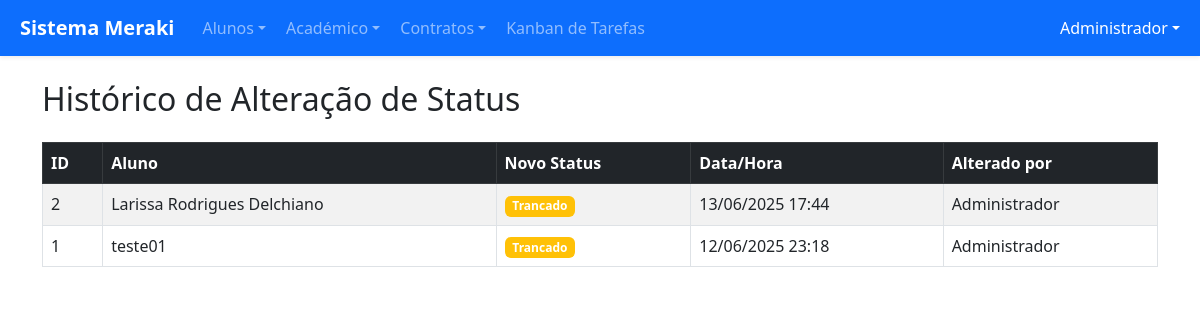
Screenshot of /log_alunos.php (signed in) with the database file from the repository.
### tables this page shows
CREATE TABLE `log_status_aluno` (
  `id` int(11) NOT NULL,
  `aluno_id` int(11) NOT NULL,
  `status_novo` varchar(20) NOT NULL,
  `data_acao` datetime NOT NULL DEFAULT CURRENT_TIMESTAMP,
  `usuario_id` int(11) DEFAULT NULL
);

CREATE TABLE `alunos` (
  `id` int(11) NOT NULL,
  `nome` varchar(100) NOT NULL,
  `codigo_original` varchar(10) DEFAULT NULL,
  `turma_original` varchar(100) DEFAULT NULL,
  `idade` int(11) DEFAULT NULL,
  `telefone` varchar(20) DEFAULT NULL,
  `cpf` varchar(20) DEFAULT NULL,
  `senha` varchar(255) DEFAULT NULL,
  `foto_perfil` varchar(255) DEFAULT NULL,
  `pontos_fidelidade` int(11) DEFAULT '0',
  `responsavel` varchar(100) DEFAULT NULL,
  `telefone_responsavel` varchar(20) DEFAULT NULL,
  `status` varchar(30) DEFAULT NULL,
  `data_status` date DEFAULT NULL,
  `email` varchar(100) DEFAULT NULL,
  `data_nascimento` date DEFAULT NULL,
  `tipo_aluno_id` int(11) NOT NULL,
  `turma_id` int(11) DEFAULT NULL,
  `data_cadastro` datetime DEFAULT CURRENT_TIMESTAMP,
  `observacoes` text,
  `curso_id` int(11) DEFAULT NULL
);

CREATE TABLE `usuarios` (
  `id` int(11) NOT NULL,
  `user` varchar(50) NOT NULL,
  `passa` varchar(255) DEFAULT NULL,
  `nome` varchar(100) DEFAULT NULL,
  `cargo` varchar(50) DEFAULT NULL,
  `ativo` tinyint(1) DEFAULT '1',
  `ultimo_login` timestamp NULL DEFAULT NULL,
  `tentativas_login` int(11) DEFAULT '0',
  `bloqueado_ate` timestamp NULL DEFAULT NULL
);

### log_alunos.php (the view, shortened to what this page needs)
<?php
require 'conexao.php';
$sql = "
SELECT
    l.id,
    a.nome AS aluno_nome,
    l.status_novo,
    l.data_acao,
    u.nome AS usuario_nome
FROM log_status_aluno l
JOIN alunos a ON l.aluno_id = a.id
LEFT JOIN usuarios u ON l.usuario_id = u.id
ORDER BY l.data_acao DESC
LIMIT 100
";
$logs = $pdo->query($sql)->fetchAll(PDO::FETCH_ASSOC);
?>
<!DOCTYPE html>
<html lang="pt-BR">
<head>
  <link href="https://cdn.jsdelivr.net/npm/bootstrap@5.3.0/dist/css/bootstrap.min.css" rel="stylesheet">
</head>
<body>
<?php include 'nav.php'; ?>
<div class="container mt-4">
  <h2 class="mb-4">Histórico de Alteração de Status</h2>
  <table class="table table-bordered table-striped">
    <thead class="table-dark">
      <tr>
        <th>ID</th>
        <th>Aluno</th>
        <th>Novo Status</th>
        <th>Data/Hora</th>
        <th>Alterado por</th>
      </tr>
    </thead>
    <tbody>
      <?php foreach ($logs as $log): ?>
        <tr>
          <td><?= $log['id'] ?></td>
          <td><?= htmlspecialchars($log['aluno_nome']) ?></td>
          <td>
            <span class="badge bg-<?= $log['status_novo'] === 'Ativo' ? 'success' : ($log['status_novo'] === 'Trancado' ? 'warning' : 'danger') ?>">
              <?= $log['status_novo'] ?>
            </span>
          </td>
          <td><?= date('d/m/Y H:i', strtotime($log['data_acao'])) ?></td>
          <td><?= htmlspecialchars($log['usuario_nome'] ?? 'Sistema') ?></td>
        </tr>
      <?php endforeach; ?>
    </tbody>
  </table>
</div>
</body>
</html>

### rows the page displays
log_status_aluno: id "2", aluno.nome "Larissa Rodrigues Delchiano", status_novo "Trancado", data_acao "13/06/2025 17:44", usuario.nome "Administrador"
log_status_aluno: id "1", aluno.nome "teste01", status_novo "Trancado", data_acao "12/06/2025 23:18", usuario.nome "Administrador"

### other values shown
$_SESSION['usuario_nome'] "Administrador"
